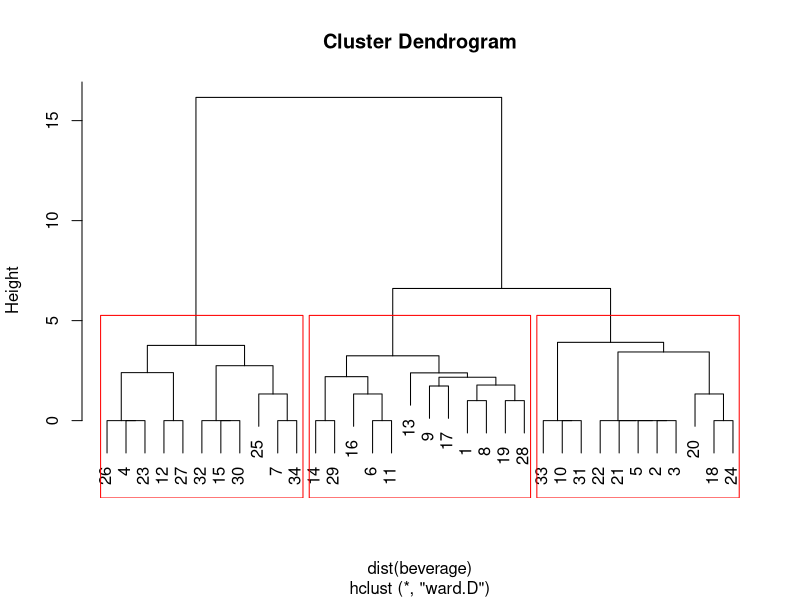

Recreate this plot in R. (Note: this script raises an error after producing the figure.)
# Hierarchical cluster analysis

beverage <- read.table("Data_beverage.csv", header = T, sep = ";")
head(beverage)
summary(beverage)

beverage$numb.obs <- NULL

# We perform cluster analysis,
# The result is written to the list clust.beverage

clust.beverage <- hclust(dist(beverage), "ward.D")
clust.beverage
# Cluster method   : ward.D 
# Distance         : euclidean 
# Number of objects: 34

# Construction of the dendrogram
plot(clust.beverage)
rect.hclust(clust.beverage, k = 3, border = "red")

# Divide into 3 clusters
# groups vector contains the cluster number 
groups <- cutree(clust.beverage, k = 3) 
groups

# in the first cluster
colMeans(beverage[groups==1,]) * 100
# in the second cluster
colMeans(beverage[groups==2,]) * 100
# in the 3rd cluster
colMeans(beverage[groups==3,]) * 100

# Multidimentional scaling
plot(beverage.mds, col = groups, xlab = "Index", ylab = "Y")